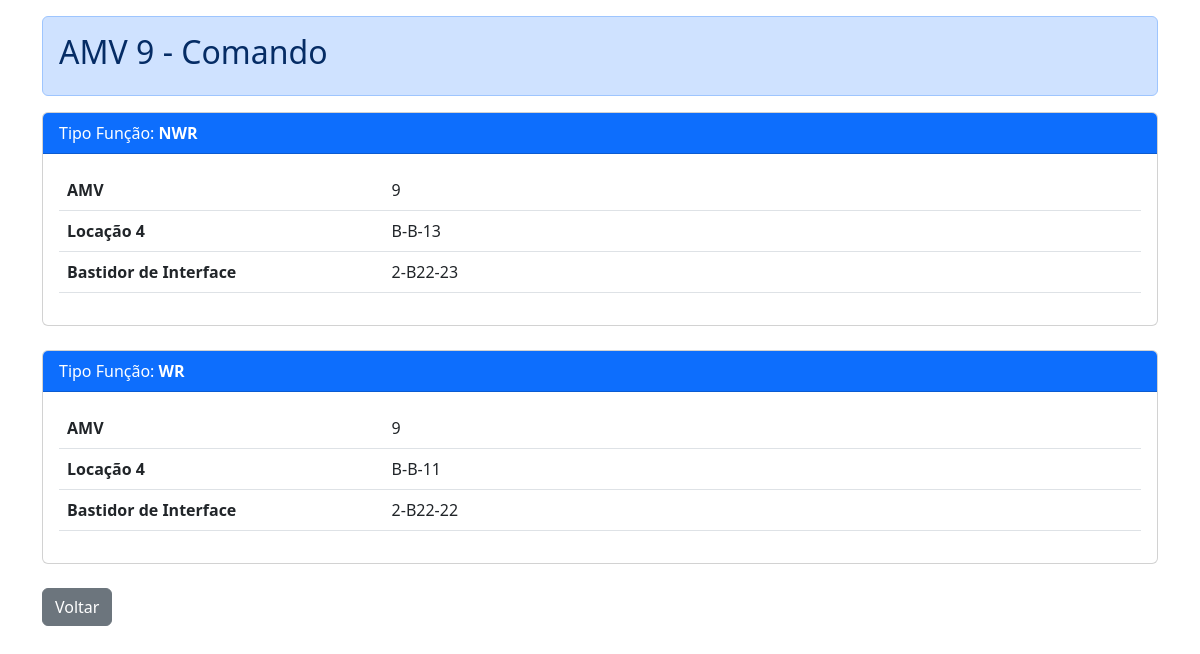
The page /amv_comando/9 (signed in) on the database its author committed.
### models.py (models this page shows, shortened)
class AMV(db.Model):
    __tablename__ = 'amv'
    idamv = db.Column(db.Integer, primary_key=True)
    tipofuncao = db.Column(db.String(5), primary_key=True)
    L1 = db.Column(db.String(8), nullable=True)
    L2 = db.Column(db.String(8), nullable=True)
    L3 = db.Column(db.String(8), nullable=True)
    L4 = db.Column(db.String(8), nullable=True)
    L5 = db.Column(db.String(8), nullable=True)
    L6 = db.Column(db.String(8), nullable=True)
    L7 = db.Column(db.String(8), nullable=True)
    L9 = db.Column(db.String(8), nullable=True)
    L10 = db.Column(db.String(8), nullable=True)
    tower = db.Column(db.String(8), nullable=True)
    interface = db.Column(db.String(8), nullable=True)
    L14 = db.Column(db.String(8), nullable=True)
    L15 = db.Column(db.String(8), nullable=True)
    L16 = db.Column(db.String(8), nullable=True)
    L17 = db.Column(db.String(8), nullable=True)
    L18 = db.Column(db.String(8), nullable=True)
    L20 = db.Column(db.String(8), nullable=True)
    L21 = db.Column(db.String(8), nullable=True)
    L22 = db.Column(db.String(8), nullable=True)
    L23 = db.Column(db.String(8), nullable=True)

### app.py (the view)
@app.route('/amv_comando/<amv_id>')
def amv_comando(amv_id):
    return mostrar_amv(amv_id, tipo='Comando')

### templates/amv_detail.html (shortened to what this page needs)
<!DOCTYPE html>
<html>
<head>
    <link href="https://cdn.jsdelivr.net/npm/bootstrap@5.3.0/dist/css/bootstrap.min.css" rel="stylesheet">
</head>
<body>
    <div class="container mt-3">
        <div class="alert {{ 'alert-primary' if tipo == 'Comando' else 'alert-success' }}">
            <h2>AMV {{ amv_id }} - {{ tipo }}</h2>
        </div>
        {% for registro in registros %}
        <div class="card mb-4">
            <div class="card-header bg-{{ 'primary' if tipo == 'Comando' else 'success' }} text-white">
                Tipo Função: <strong>{{ registro.tipofuncao }}</strong>
            </div>
            <div class="card-body">
                <table class="table">
                    <tbody>
                        {% for nome, valor in registro.items() %}
                        {% if nome != 'tipofuncao' %}
                        <tr>
                            <td width="30%"><strong>{{ nome }}</strong></td>
                            <td>{{ valor }}</td>
                        </tr>
                        {% endif %}
                        {% endfor %}
                    </tbody>
                </table>
            </div>
        </div>
        {% endfor %}
        <a href="/amv" class="btn btn-secondary">Voltar</a>
    </div>
</body>
</html>

### rows shown on the page
AMV: tipofuncao "NWR", registro "AMV", registro "9", nome "Locação 4", L4 "B-B-13", nome "Bastidor de Interface", interface "2-B22-23"
AMV: tipofuncao "WR", registro "AMV", registro "9", nome "Locação 4", L4 "B-B-11", nome "Bastidor de Interface", interface "2-B22-22"

### other values the page prints
{{ amv_id }} "9"
{{ tipo }} "Comando"
